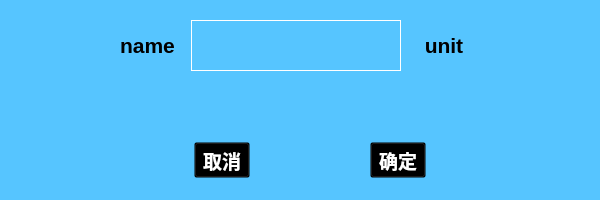
<?xml version="1.0" encoding="UTF-8"?>
<ui version="4.0">
 <class>SetParaDialog</class>
 <widget class="QDialog" name="SetParaDialog">
  <property name="geometry">
   <rect>
    <x>0</x>
    <y>0</y>
    <width>600</width>
    <height>200</height>
   </rect>
  </property>
  <property name="windowTitle">
   <string>Dialog</string>
  </property>
  <property name="styleSheet">
   <string notr="true">background-color: rgb(86, 197, 255);</string>
  </property>
  <widget class="QWidget" name="horizontalLayoutWidget">
   <property name="geometry">
    <rect>
     <x>110</x>
     <y>20</y>
     <width>371</width>
     <height>51</height>
    </rect>
   </property>
   <layout class="QHBoxLayout" name="horizontalLayout">
    <item>
     <widget class="QLabel" name="label_name">
      <property name="font">
       <font>
        <pointsize>16</pointsize>
        <weight>75</weight>
        <bold>true</bold>
       </font>
      </property>
      <property name="layoutDirection">
       <enum>Qt::LeftToRight</enum>
      </property>
      <property name="frameShape">
       <enum>QFrame::NoFrame</enum>
      </property>
      <property name="text">
       <string>name</string>
      </property>
      <property name="textFormat">
       <enum>Qt::AutoText</enum>
      </property>
      <property name="alignment">
       <set>Qt::AlignCenter</set>
      </property>
     </widget>
    </item>
    <item>
     <widget class="QLineEdit" name="lineEdit">
      <property name="sizePolicy">
       <sizepolicy hsizetype="Preferred" vsizetype="Preferred">
        <horstretch>0</horstretch>
        <verstretch>0</verstretch>
       </sizepolicy>
      </property>
      <property name="font">
       <font>
        <pointsize>16</pointsize>
        <weight>75</weight>
        <bold>true</bold>
       </font>
      </property>
      <property name="styleSheet">
       <string notr="true">border: 1px solid white;</string>
      </property>
      <property name="frame">
       <bool>false</bool>
      </property>
      <property name="alignment">
       <set>Qt::AlignCenter</set>
      </property>
     </widget>
    </item>
    <item>
     <widget class="QLabel" name="label_unit">
      <property name="font">
       <font>
        <pointsize>16</pointsize>
        <weight>75</weight>
        <bold>true</bold>
       </font>
      </property>
      <property name="text">
       <string>unit</string>
      </property>
      <property name="alignment">
       <set>Qt::AlignCenter</set>
      </property>
     </widget>
    </item>
   </layout>
  </widget>
  <widget class="QWidget" name="layoutWidget">
   <property name="geometry">
    <rect>
     <x>80</x>
     <y>130</y>
     <width>461</width>
     <height>60</height>
    </rect>
   </property>
   <layout class="QHBoxLayout" name="horizontalLayout_2">
    <item>
     <widget class="QToolButton" name="tbtn_cancel">
      <property name="font">
       <font>
        <family>AR PL UKai CN</family>
        <pointsize>14</pointsize>
        <weight>75</weight>
        <bold>true</bold>
       </font>
      </property>
      <property name="focusPolicy">
       <enum>Qt::StrongFocus</enum>
      </property>
      <property name="styleSheet">
       <string notr="true">background:transparent;color:white;</string>
      </property>
      <property name="text">
       <string>取消</string>
      </property>
      <property name="icon">
       <iconset resource="InverterController.qrc">
        <normaloff>:/images/return.png</normaloff>:/images/return.png</iconset>
      </property>
      <property name="iconSize">
       <size>
        <width>50</width>
        <height>50</height>
       </size>
      </property>
      <property name="toolButtonStyle">
       <enum>Qt::ToolButtonTextBesideIcon</enum>
      </property>
      <property name="arrowType">
       <enum>Qt::NoArrow</enum>
      </property>
     </widget>
    </item>
    <item>
     <widget class="QToolButton" name="tbtn_ok">
      <property name="font">
       <font>
        <family>AR PL UKai CN</family>
        <pointsize>14</pointsize>
        <weight>75</weight>
        <bold>true</bold>
       </font>
      </property>
      <property name="focusPolicy">
       <enum>Qt::StrongFocus</enum>
      </property>
      <property name="styleSheet">
       <string notr="true">background:transparent;color:white;</string>
      </property>
      <property name="text">
       <string>确定</string>
      </property>
      <property name="icon">
       <iconset resource="InverterController.qrc">
        <normaloff>:/images/okbutton.png</normaloff>:/images/okbutton.png</iconset>
      </property>
      <property name="iconSize">
       <size>
        <width>50</width>
        <height>50</height>
       </size>
      </property>
      <property name="toolButtonStyle">
       <enum>Qt::ToolButtonTextBesideIcon</enum>
      </property>
     </widget>
    </item>
   </layout>
  </widget>
 </widget>
 <resources>
  <include location="InverterController.qrc"/>
 </resources>
 <connections/>
</ui>
